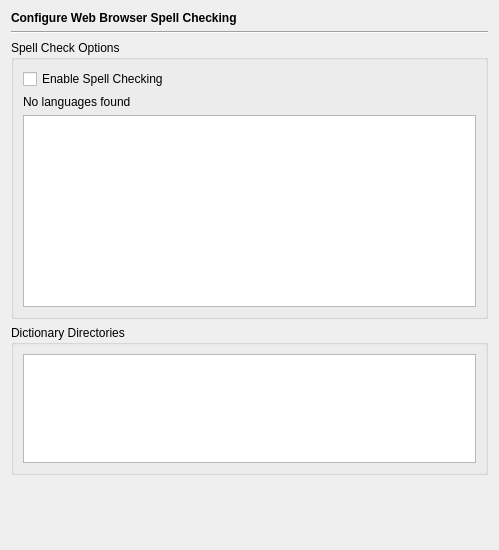
<?xml version="1.0" encoding="UTF-8"?>
<ui version="4.0">
 <class>WebBrowserSpellCheckingPage</class>
 <widget class="QWidget" name="WebBrowserSpellCheckingPage">
  <property name="geometry">
   <rect>
    <x>0</x>
    <y>0</y>
    <width>499</width>
    <height>550</height>
   </rect>
  </property>
  <layout class="QVBoxLayout" name="verticalLayout_3">
   <item>
    <widget class="QLabel" name="headerLabel">
     <property name="text">
      <string>&lt;b&gt;Configure Web Browser Spell Checking&lt;/b&gt;</string>
     </property>
    </widget>
   </item>
   <item>
    <widget class="Line" name="line17">
     <property name="frameShape">
      <enum>QFrame::HLine</enum>
     </property>
     <property name="frameShadow">
      <enum>QFrame::Sunken</enum>
     </property>
     <property name="orientation">
      <enum>Qt::Horizontal</enum>
     </property>
    </widget>
   </item>
   <item>
    <widget class="QGroupBox" name="groupBox">
     <property name="title">
      <string>Spell Check Options</string>
     </property>
     <layout class="QVBoxLayout" name="verticalLayout">
      <item>
       <widget class="QCheckBox" name="spellCheckEnabledCheckBox">
        <property name="toolTip">
         <string>Select to enable spell checking for editable parts</string>
        </property>
        <property name="text">
         <string>Enable Spell Checking</string>
        </property>
       </widget>
      </item>
      <item>
       <widget class="QLabel" name="noLanguagesLabel">
        <property name="text">
         <string>No languages found</string>
        </property>
       </widget>
      </item>
      <item>
       <widget class="QListWidget" name="spellCheckLanguagesList">
        <property name="dragEnabled">
         <bool>true</bool>
        </property>
        <property name="dragDropMode">
         <enum>QAbstractItemView::InternalMove</enum>
        </property>
        <property name="alternatingRowColors">
         <bool>true</bool>
        </property>
        <property name="selectionMode">
         <enum>QAbstractItemView::MultiSelection</enum>
        </property>
       </widget>
      </item>
     </layout>
    </widget>
   </item>
   <item>
    <widget class="QGroupBox" name="groupBox_2">
     <property name="maximumSize">
      <size>
       <width>16777215</width>
       <height>150</height>
      </size>
     </property>
     <property name="title">
      <string>Dictionary Directories</string>
     </property>
     <layout class="QVBoxLayout" name="verticalLayout_2">
      <item>
       <widget class="QPlainTextEdit" name="spellCheckDictionaryDirectoriesEdit">
        <property name="tabChangesFocus">
         <bool>true</bool>
        </property>
        <property name="lineWrapMode">
         <enum>QPlainTextEdit::NoWrap</enum>
        </property>
        <property name="readOnly">
         <bool>true</bool>
        </property>
       </widget>
      </item>
     </layout>
    </widget>
   </item>
   <item>
    <spacer name="verticalSpacer">
     <property name="orientation">
      <enum>Qt::Vertical</enum>
     </property>
     <property name="sizeHint" stdset="0">
      <size>
       <width>20</width>
       <height>40</height>
      </size>
     </property>
    </spacer>
   </item>
  </layout>
 </widget>
 <tabstops>
  <tabstop>spellCheckEnabledCheckBox</tabstop>
  <tabstop>spellCheckLanguagesList</tabstop>
  <tabstop>spellCheckDictionaryDirectoriesEdit</tabstop>
 </tabstops>
 <resources/>
 <connections/>
</ui>
